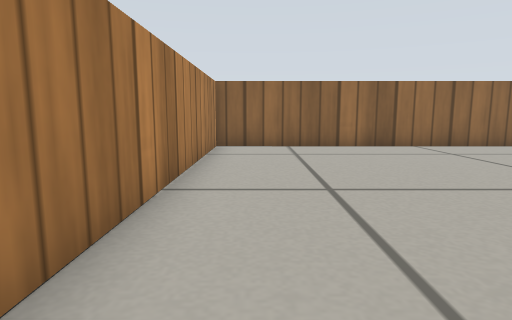
view 1 (above)

20 first-person views from a walk through a Gazebo world. The camera is 0.26 m above the floor, tilts 8° down and sees 75° across. The floor is counted in squares, 0.25 m on a side. Each view is taken from the middle of a square. On the plan, view 1 faces up. The plan holds only what a view shows up to about 13 squares ahead; the rest is blank. The place goes on beyond the plan. Simple patterns stand in for the simulator's built-in surfaces.

view 2
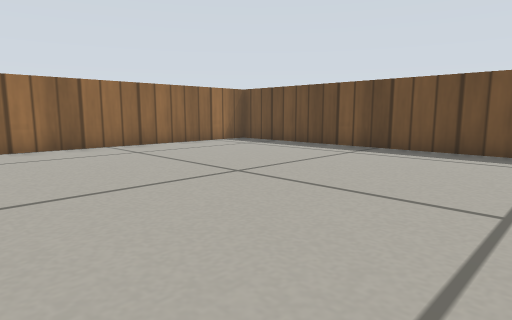

view 3
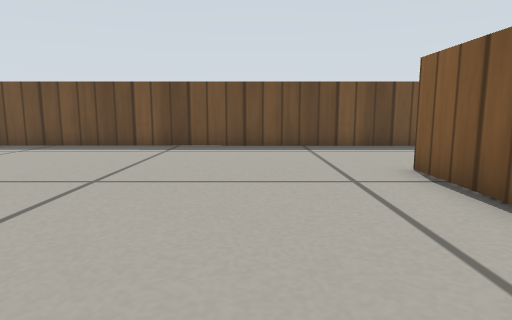

view 4
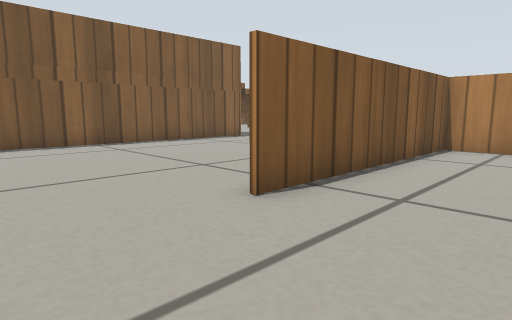

view 5
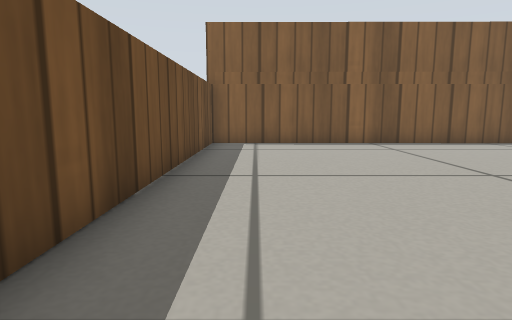

view 6
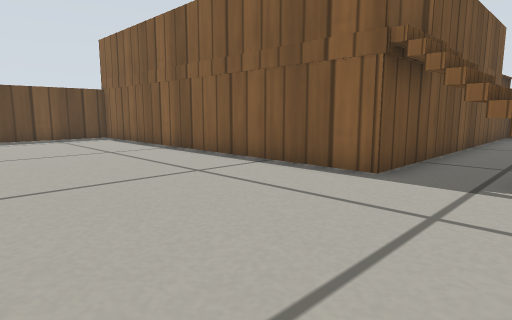

view 7
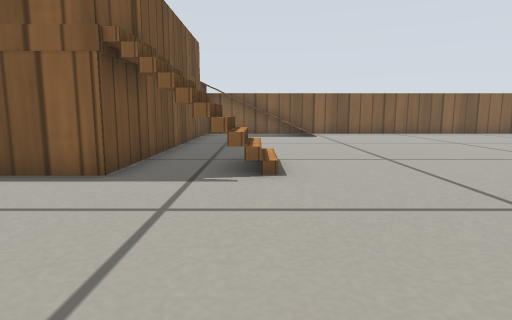

view 8
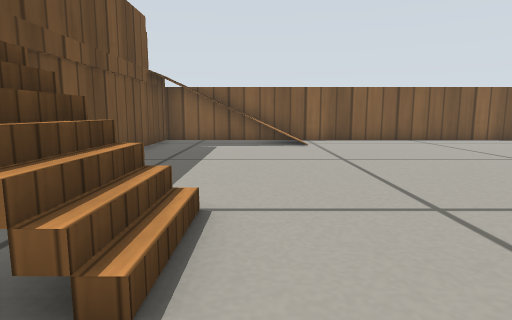

view 9
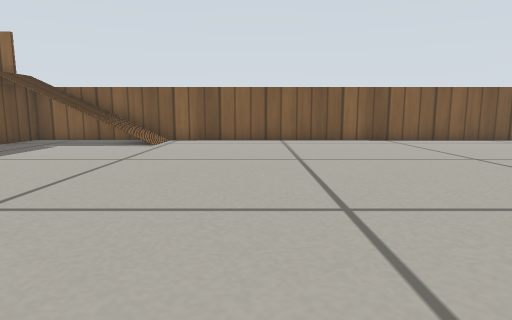

view 10
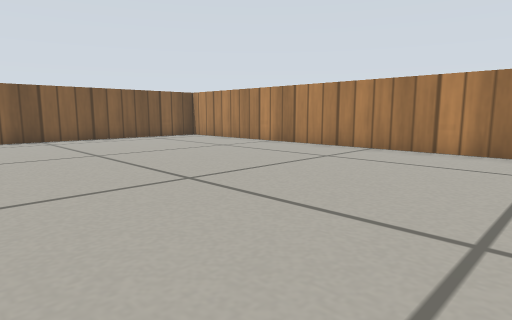

view 11
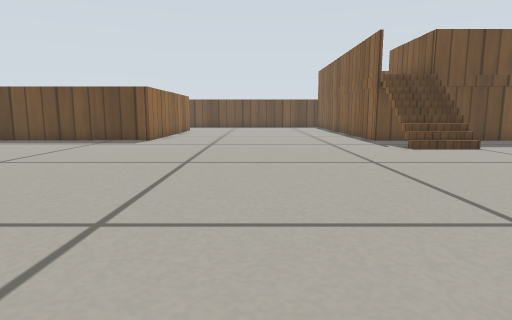

view 12
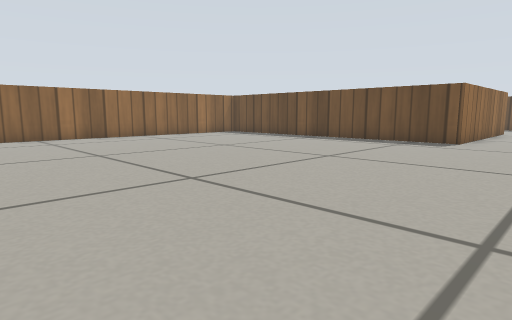

view 13
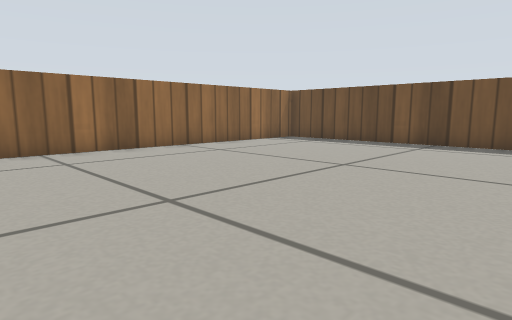

view 14
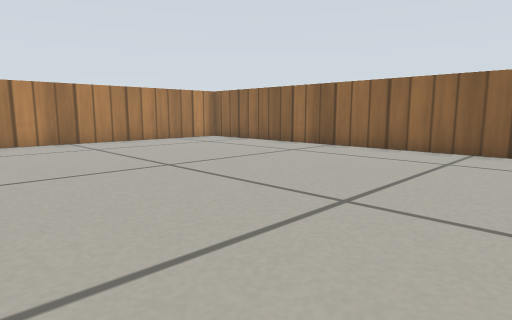

view 15
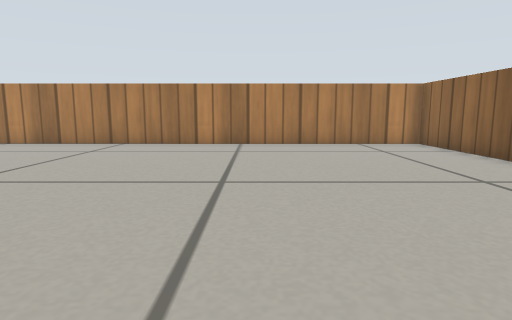

view 16
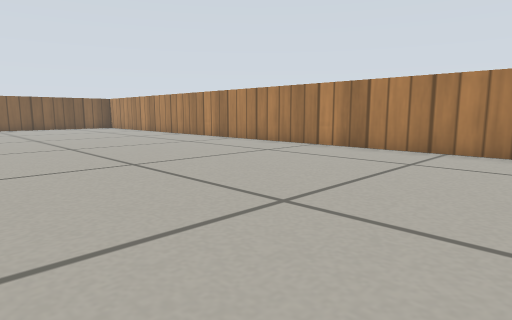

view 17
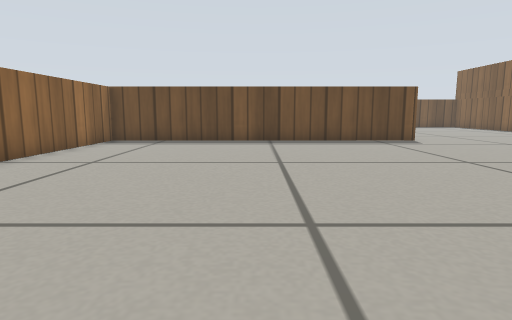

view 18
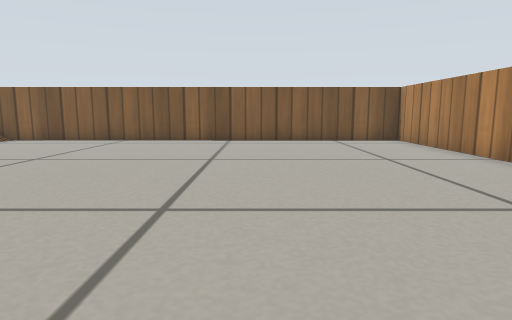

view 19
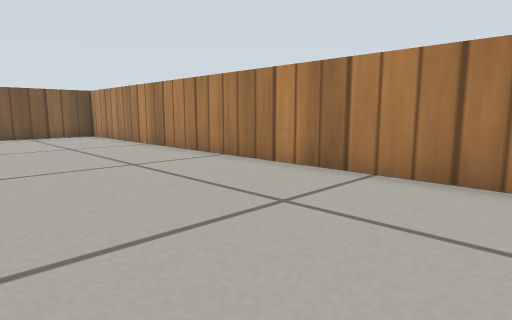

view 20
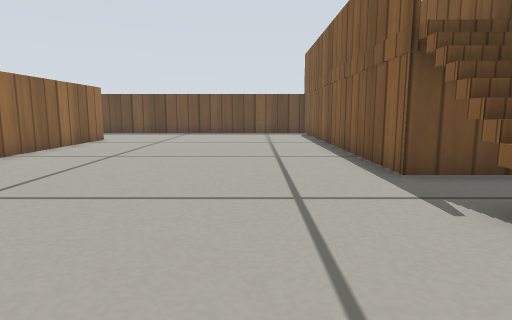

### Floor plan
Points are (right, up) in squares from view 1. A wall is a line through its corners. A room is listed if a view was taken in it or the views show most of it. See-through windows are left out.
Room 1 (views 1, 2, 3, 4, 5)
walls: (9.4, 10.4) (-1.1, 10.4); (-1.2, 10.5) (-1.3, -0.9) (6.2, -0.9); (10.5, -1.5) (10.6, 10.2)
ways out: opening at (8.5, -1) to room 2
Room 2 (views 6, 7, 8, 9, 10, 11, 12, 13, 14, 15, 16, 17, 18, 19, 20)
walls: (6.2, -1) (-1.4, -1) (-1.4, 10.5); (-1.1, 10.4) (-21.3, 10.5) (-21.4, -20.7) (-1.6, -20.8) (-1.5, -9.5) (10.5, -9.5) (10.5, -1.5)
ways out: opening at (8.5, -1) to room 1
objects: stairs (-4, -11) to (-3, -11); wooden box (-1, -20)

Where each view was taken, in squares from view 1:
view 1: 0 up, 0 right, facing up
view 2: 0 up, 1 right, facing up-right
view 3: 2 up, 0 right, facing right
view 4: 2 up, 9 right, facing down-left
view 5: 2 up, 9 right, facing down
view 6: 4 down, 4 left, facing down-right
view 7: 4 down, 4 left, facing down
view 8: 8 down, 5 left, facing down
view 9: 8 down, 10 left, facing down
view 10: 7 down, 12 left, facing down-left
view 11: 5 down, 14 left, facing right
view 12: 4 down, 14 left, facing up-right
view 13: 1 up, 13 left, facing up-right
view 14: 1 up, 9 left, facing up-left
view 15: 5 up, 10 left, facing left
view 16: 3 up, 12 left, facing down-left
view 17: 5 up, 14 left, facing right
view 18: 8 down, 16 left, facing down
view 19: 5 down, 16 left, facing down-left
view 20: 7 down, 7 left, facing right
